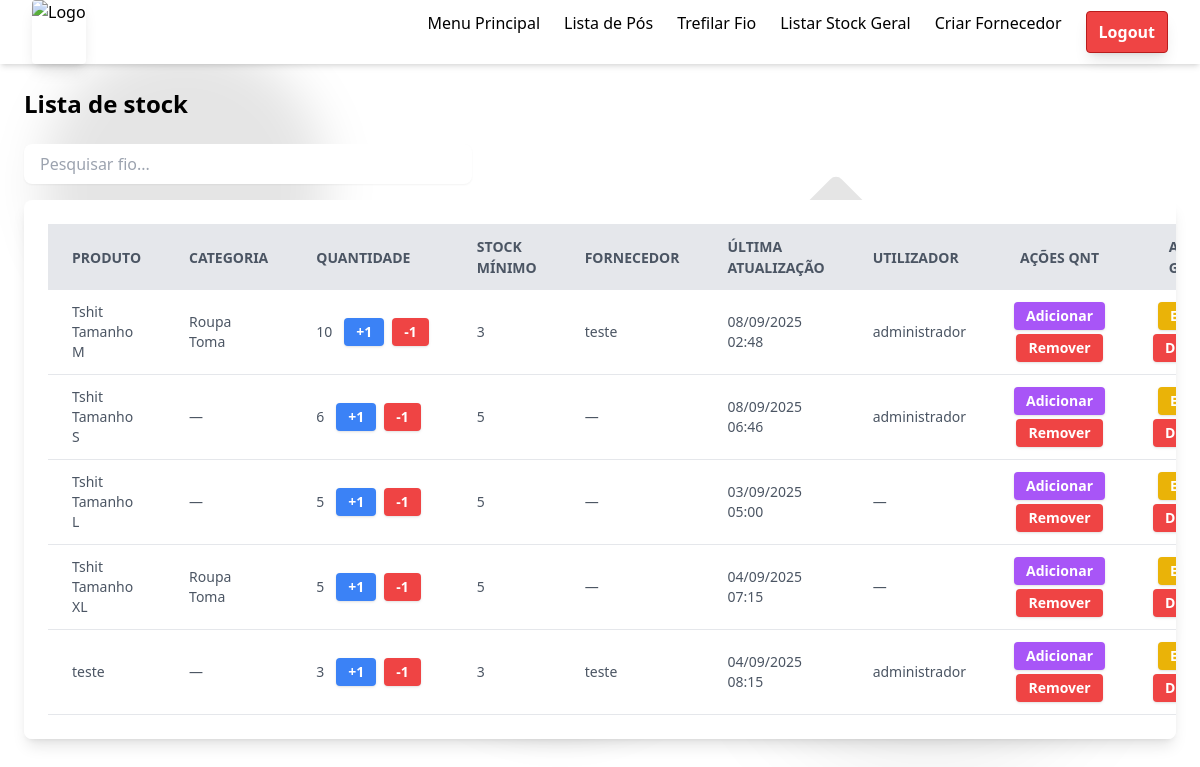
/listar_stock/ (signed in), run on an earlier commit of the app's database.
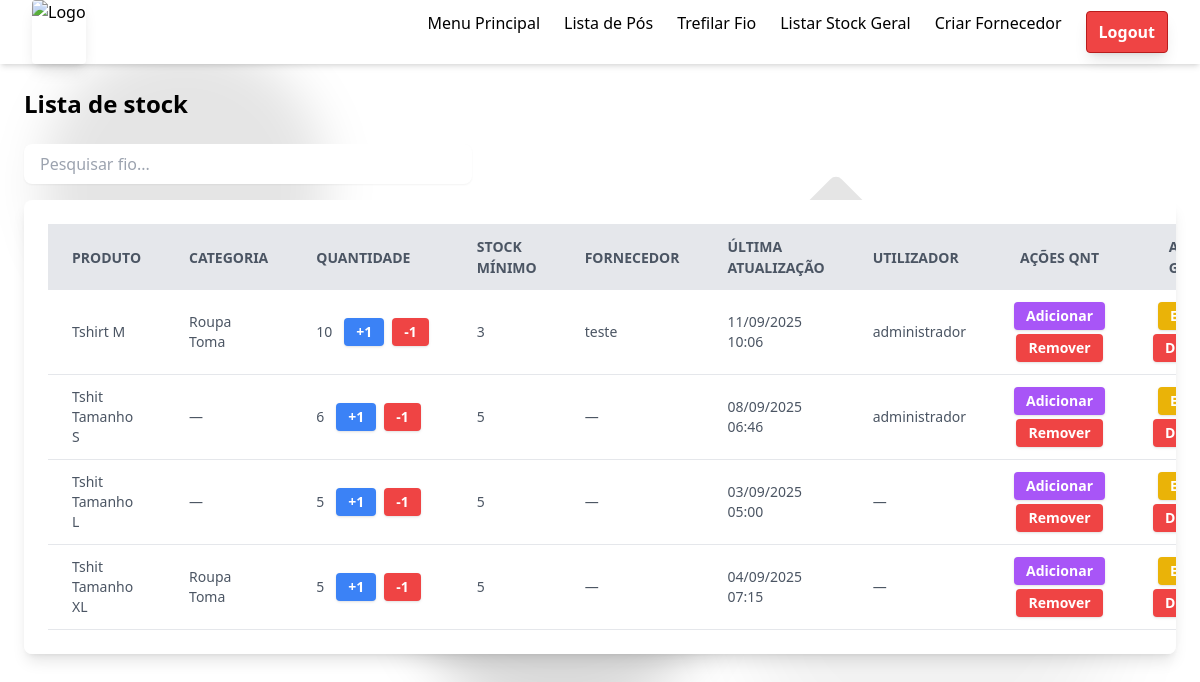
And on a later commit of the database.
### management/models.py (models this page shows, shortened)
class Stock(models.Model):
    product = models.CharField(max_length=40)
    quantity = models.IntegerField()
    min_stock = models.IntegerField()
    categoria = models.ForeignKey(CategoriaProduto, on_delete=models.CASCADE, null=True, blank=True)
    fornecedor = models.ForeignKey(Fornecedor, on_delete=models.CASCADE, null=True, blank=True)
    date_added = models.DateTimeField(auto_now_add=True)
    updated_at = models.DateTimeField(auto_now=True)
    user = models.ForeignKey(User, on_delete=models.CASCADE, null=True, blank=True)

class CategoriaProduto(models.Model):
    nome = models.CharField(max_length=100)
    descricao = models.TextField(blank=True, null=True)

class Fornecedor(models.Model):
    nome = models.CharField(max_length=40)
    ref_fornecedor = models.CharField(max_length=14, blank=True, null=True)
    email = models.EmailField(blank=True, null=True)
    telefone = models.CharField(max_length=15, blank=True, null=True)

### management/views.py (the view, shortened to what this page needs)
# urls.py: path('listar_stock/', views.listar_stock, name='listar_stock'),
@login_required
def listar_stock(request):
    stock = Stock.objects.all()
    fornecedor = Fornecedor.objects.all()
    return render(request, 'management/listar_stock.html', {'stock': stock, 'fornecedor': fornecedor})

### management/templates/management/listar_stock.html (shortened to what this page needs)
{% extends 'management/base.html' %}
{% load static %}
{% block content %}
<h1 class="text-2xl font-bold text-black mb-6">Lista de stock</h1>
<div class="flex justify-between items-center mb-4">
  <input type="text" id="searchInput" placeholder="Pesquisar fio..."
         class="w-full max-w-md rounded-lg border-gray-300 focus:border-blue-500 focus:ring-blue-500 px-4 py-2 shadow-sm" />
</div>
<div class="overflow-x-auto w-full max-w-7xl bg-white rounded-lg shadow-lg p-6">
  <table id="stockTable" class="min-w-full table-auto">
    <thead>
      <tr class="bg-gray-200 text-gray-600 uppercase text-sm leading-normal">
        <th class="py-3 px-6 text-left">Produto</th>
        <th class="py-3 px-6 text-left">Categoria</th>
        <th class="py-3 px-6 text-left">Quantidade</th>
        <th class="py-3 px-6 text-left">Stock Mínimo</th>
        <th class="py-3 px-6 text-left">Fornecedor</th>
        <th class="py-3 px-6 text-left">Última Atualização</th>
        <th class="py-3 px-6 text-left">Utilizador</th>
        <th class="py-3 px-6 text-center">Ações Qnt</th>
        <th class="py-3 px-6 text-center">Ações Geral</th>
      </tr>
    </thead>
    <tbody class="text-gray-600 text-sm font-light">
      {% for item in stock %}
      <tr class="border-b border-gray-200 hover:bg-gray-100">
        <td class="py-3 px-6 text-left">
          {{ item.product }}
        </td>
        <td class="py-3 px-6 text-left">
            {{ item.categoria.nome|default:"—" }}
        </td>
        <td class="py-3 px-6 text-left">
          <div class="flex items-center gap-3">
            <span class="font-medium">{{ item.quantity }}</span>
            <form method="post" class="inline-flex items-center gap-2">
              <button type="submit" name="increment"
                      class="bg-blue-500 hover:bg-blue-600 text-white font-semibold px-3 py-1 rounded shadow">
                +1
              </button>
              <button type="submit" name="decrement"
                      class="bg-red-500 hover:bg-red-600 text-white font-semibold px-3 py-1 rounded shadow">
                -1
              </button>
            </form>
          </div>
        </td>
        <td class="py-3 px-6 text-left">
          {{ item.min_stock }}
        </td>
        <td class="py-3 px-6 text-left">
          {{ item.fornecedor.nome|default:"—" }}
        </td>
        <td class="py-3 px-6 text-left">
          {{ item.updated_at|date:"d/m/Y H:i" }}
        </td>
        <td class="py-3 px-6 text-left">
          {{ item.user.username|default:"—" }}
        </td>
        <td class="py-3 px-6 text-center">
          <div class="flex flex-col items-center space-y-1">
            <a href="{% url 'adicionar_stock' item.id %}"
               class="bg-purple-500 hover:bg-purple-600 text-white font-semibold px-3 py-1 rounded shadow">
              Adicionar
            </a>
            <a href="{% url 'remover_stock' item.id %}"
               class="bg-red-500 hover:bg-red-600 text-white font-semibold px-3 py-1 rounded shadow">
              Remover
            </a>
          </div>
        </td>
        <td class="py-3 px-6 text-center">
          <div class="flex flex-col items-center space-y-1">
            <a href="{% url 'editar_stock' item.id %}"
               class="bg-yellow-500 hover:bg-yellow-600 text-white font-semibold px-3 py-1 rounded shadow">
            </a>
            <a href="{% url 'delete_stock' item.id %}"
               class="bg-red-500 hover:bg-red-600 text-white font-semibold px-3 py-1 rounded shadow">
              Deletar
            </a>
          </div>
        </td>
      </tr>
      {% empty %}
      <tr>
        <td colspan="9" class="py-3 px-6 text-center">Nenhum produto encontrado.</td>
      </tr>
      {% endfor %}
    </tbody>
  </table>
</div>
{% endblock %}

What changed in the data, as far as the page shows it:
removed Stock: product "teste", categoria.nome "—", quantity "3", min_stock "3", fornecedor.nome "teste", updated_at "04/09/2025 08:15", user.username "administrador"
changed Stock "teste": product "Tshit Tamanho M" → "Tshirt M"; updated_at "08/09/2025 02:48" → "11/09/2025 10:06"
